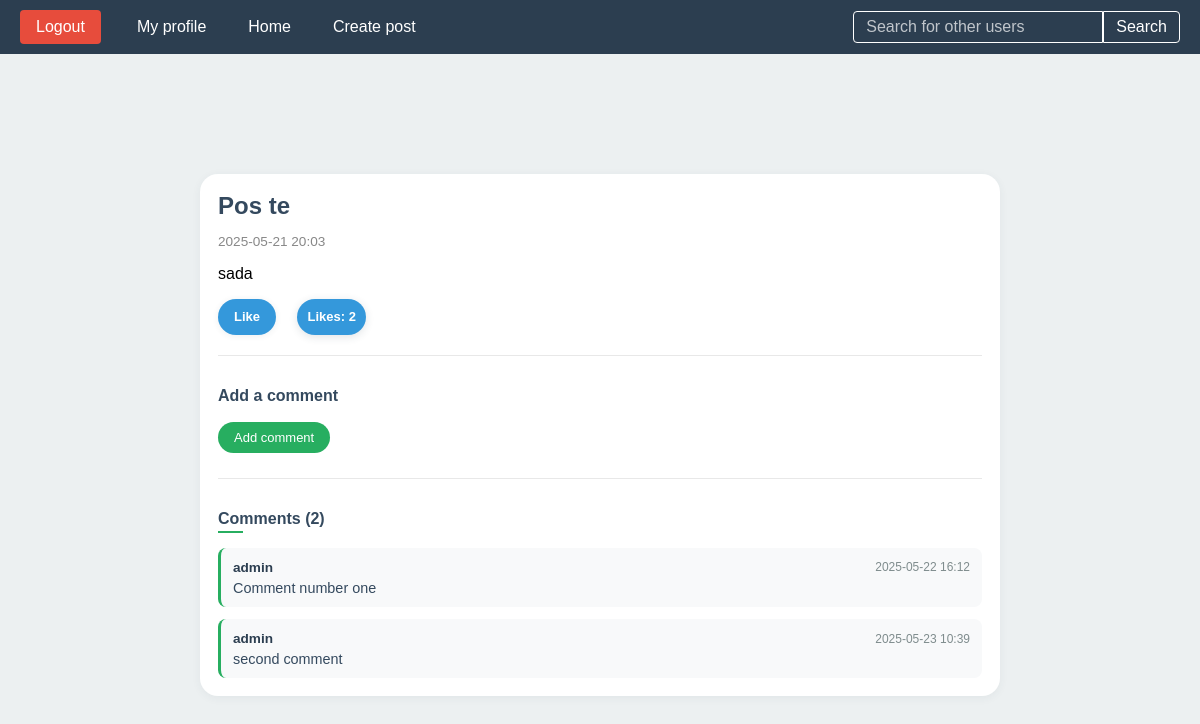
/details/25/pos-te, run on the app's committed database.
### post/models.py (models this page shows, shortened)
class Post(models.Model):
    user = models.ForeignKey(User, on_delete=models.CASCADE)
    title = models.CharField(max_length= 250)
    likes = models.ManyToManyField(User, related_name='Post_likes')
    slug = models.SlugField(null = False,default='')
    content = models.TextField(null=False)
    date_posted = models.DateTimeField(auto_now_add=True)
    class Meta:
        unique_together = ('user', 'slug')

### comment/models.py (models this page shows, shortened)
class Comment(models.Model):
    author = models.ForeignKey(User, on_delete=models.CASCADE)
    post = models.ForeignKey(Post, on_delete=models.CASCADE)
    content = models.TextField(max_length=400)
    created = models.DateTimeField(auto_now_add=True)
    is_edited = models.BooleanField(default=False)
    class Meta:
        ordering = ['created']

### post/views.py (the view)
# urls.py: path('details/<int:id>/<slug:slug>', getPostDetails, name = 'post_detail'),
def getPostDetails(request,id,slug):
    post = get_object_or_404(Post, id=id, slug=slug)
    comments= Comment.objects.filter(post=post).all()
    return render(request,'post_detail.html',{'post':post,'comments':comments})

### templates/post_detail.html (shortened to what this page needs)
{% extends 'base.html' %}
{% load static %}
{% block head %}
    <link rel="stylesheet" href="{% static 'profile.css' %}">
    <link rel="stylesheet" href="{% static 'comments.css' %}">
    <link rel="stylesheet" href="{% static 'likes.css' %}">
{% endblock %}
{% block content %}
    <div class="home-container">
        <div class="posts-container">
            <div class="post-card">
                <h2>{{ post.title }}</h2>
                <p class="post-date">{{ post.date_posted|date:"Y-m-d H:i" }}</p>
                <p>{{ post.content }}</p>
                <form method="post" action="{% url 'like_post' post.id %}" style="display:inline;">
                    {% if user in post.likes.all %}
                        <button type="submit" class="unlike-btn">Unlike</button>
                    {% else %}
                        <button type="submit" class="like-btn">Like</button>
                    {% endif %}
                    <span class="likes-badge" id="likes-badge-{{ post.id }}">Likes: {{ post.likes.count }}</span>
                </form>
                <div class="comment-form-section">
                    <h3>Add a comment</h3>
                    <form method="Post" action="{% url 'CreateComment' post.id %}" class="comment-form">
                        <button class="edit-button" type="submit">Add comment</button>
                    </form>
                </div>
                <div class="comments-section">
                    <h3>Comments ({{ comments|length }})</h3>
                    {% if comments %}
                        <div class="comments-list">
                            {% for comment in comments %}
                                <div class="comment-item">
                                    <div class="comment-header">
                                        <span class="comment-author">{{ comment.author.username }}</span>
                                        <span class="comment-date">{{ comment.created|date:"Y-m-d H:i" }}</span>
                                    </div>
                                    <div class="comment-content">
                                        {{ comment.content }}
                                    </div>
                                </div>
                            {% endfor %}
                        </div>
                    {% else %}
                        <div class="no-comments">
                            <p>This post has no comments yet. Be the first to comment!</p>
                        </div>
                    {% endif %}
                </div>
            </div>
        </div>
    </div>
{% endblock %}

### static/base.css (style rules this page uses)
body { margin: 0; padding: 0; font-family: Arial, sans-serif; display: flex; flex-direction: column; min-height: 100vh; background-color: #f5f6fa; }

### static/profile.css (style rules this page uses)
.home-container { max-width: 800px; margin: 40px auto; padding: 20px; position: relative; text-align: center; }
.posts-container { margin-top: 30px; display: flex; flex-direction: column; gap: 20px; }
.post-card { background-color: #fff; border-radius: 18px; box-shadow: 0 2px 10px rgba(44, 62, 80, 0.06); padding: 18px; text-align: left; margin-bottom: 0; }
.post-card h2 { margin: 0 0 10px; color: #34495e; }
.post-card p { overflow-wrap: break-word; white-space: pre-wrap; }
.post-author, .post-date { font-size: 0.85em; color: #888; margin-bottom: 10px; }
.delete-button, .edit-button { color: white; border: none; padding: 10px; border-radius: 20px; font-size: 14px; cursor: pointer; transition: background 0.3s; }
.edit-button { background-color: #27ae60; }

### static/comments.css (style rules this page uses)
.comment-form-section { margin-top: 20px; padding-top: 15px; border-top: 1px solid #e8e8e8; }
.comment-form-section h3 { color: #34495e; font-size: 1rem; margin-bottom: 12px; font-weight: 600; }
.comment-form { display: flex; flex-direction: column; gap: 8px; }
.comment-form .edit-button { align-self: flex-start; padding: 8px 16px; font-size: 13px; margin-top: 5px; }
.comments-section { margin-top: 25px; padding-top: 15px; border-top: 1px solid #e8e8e8; }
.comments-section h3 { color: #34495e; font-size: 1rem; margin-bottom: 15px; font-weight: 600; }
.comments-list { display: flex; flex-direction: column; gap: 12px; }
.comment-item { background-color: #f8f9fa; border-radius: 8px; padding: 12px; border-left: 3px solid #27ae60; transition: transform 0.2s, box-shadow 0.2s; }
.comment-header { display: flex; justify-content: space-between; align-items: center; margin-bottom: 6px; }
.comment-author { font-weight: 600; color: #2c3e50; font-size: 0.85rem; }
.comment-date { font-size: 0.75rem; color: #7f8c8d; }
.comment-content { color: #34495e; line-height: 1; font-size: 0.9rem; overflow-wrap: break-word; }
.comment-item { animation: slideIn 0.3s ease-out; }
.comments-section h3::after { content: ""; display: block; width: 25px; height: 2px; background-color: #27ae60; margin-top: 3px; }

### static/likes.css (style rules this page uses)
.like-btn, .unlike-btn { padding: 6px 16px; border-radius: 22px; font-size: 13px; border: none; cursor: pointer; font-weight: 600; margin-right: 10px; transition: background 0.25s, color 0.25s; box-shadow: 0 1px 6px rgba(44, 62, 80, 0.09); color: #fff; height: 36px; display: inline-flex; align-items: center; }
.like-btn { background: #3498db; }
.likes-badge { display: inline-flex; align-items: center; justify-content: center; min-width: 24px; height: 36px; padding: 0 10px; background: #3498db; color: #fff; font-weight: 700; border-radius: 18px; font-size: 13px; margin-left: 7px; box-shadow: 0 2px 8px rgba(44, 62, 80, 0.14); transition: transform 0.18s cubic-bezier(0.43,1.65,0.49,1.03); user-select: none; }

### data on the page
Post: title "Pos te", date_posted "2025-05-21 20:03", content "sada", likes.count "2"
Comment: author.username "admin", created "2025-05-22 16:12", content "Comment number one"
Comment: author.username "admin", created "2025-05-23 10:39", content "second comment"

### other printed values
{{ comments|length }} "2"
